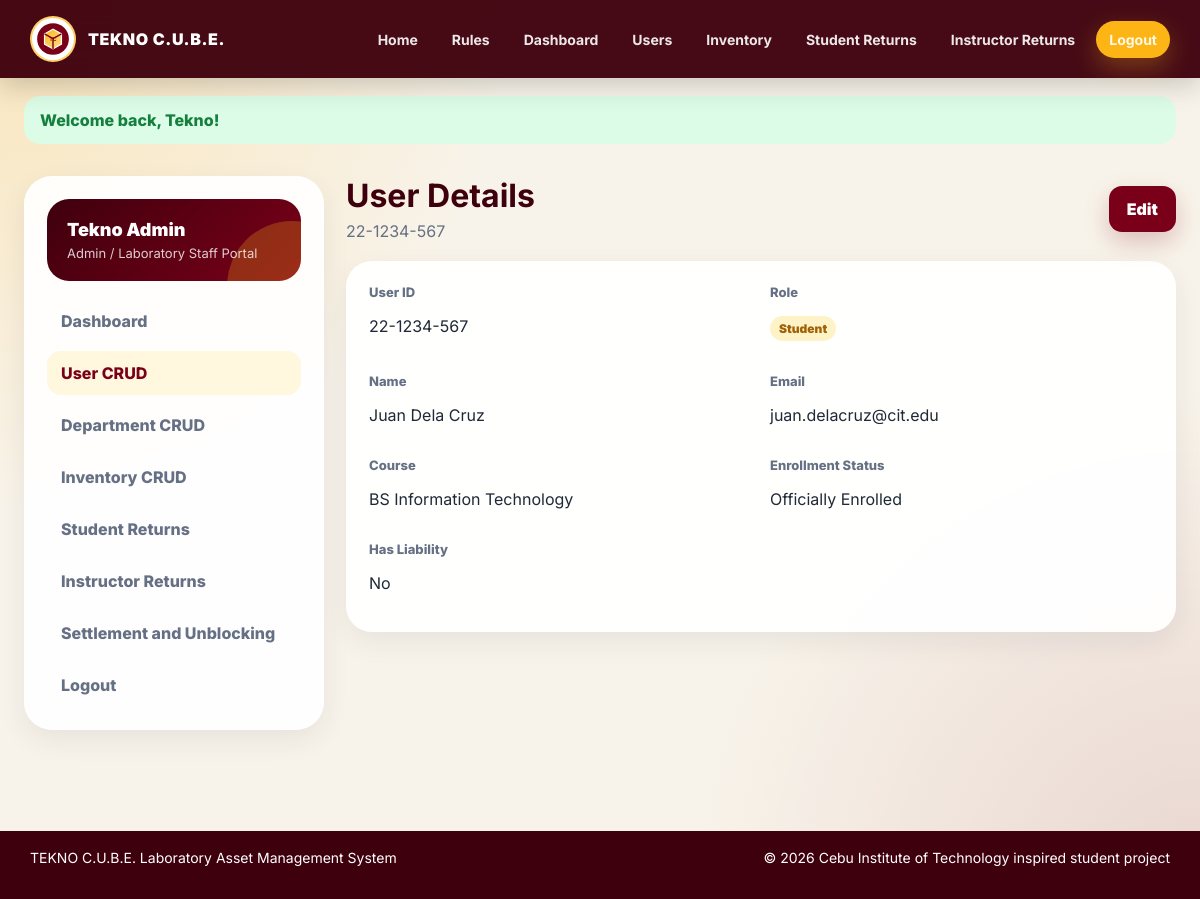
The page /admin/users/view.php?id=22-1234-567 (signed in) on the database its author committed.
### tables this page shows
CREATE TABLE `User` (
    UserID VARCHAR(20) PRIMARY KEY,
    FirstName VARCHAR(50) NOT NULL,
    LastName VARCHAR(50) NOT NULL,
    UserType ENUM('Student','Instructor','Admin') NOT NULL,
    Email VARCHAR(100) NOT NULL UNIQUE,
    PasswordHash VARCHAR(255) NOT NULL,
    CreatedAt TIMESTAMP NOT NULL DEFAULT CURRENT_TIMESTAMP
);

CREATE TABLE Student (
    UserID VARCHAR(20) PRIMARY KEY,
    Course VARCHAR(100) NOT NULL,
    EnrollmentStatus ENUM('Officially Enrolled','Inactive') NOT NULL DEFAULT 'Officially Enrolled',
    HasLiability BOOLEAN NOT NULL DEFAULT FALSE,
    CONSTRAINT fk_student_user FOREIGN KEY (UserID) REFERENCES `User`(UserID) ON DELETE CASCADE ON UPDATE CASCADE
);

### connect.php (called while the page is built, shortened)
<?php
try {
    $connection = new mysqli(DB_HOST, DB_USER, DB_PASS, DB_NAME);
    $connection->set_charset('utf8mb4');
} catch (mysqli_sql_exception $e) {
    die('Database connection failed. Please import database/tekno_cube.sql in phpMyAdmin first. Error: ' . htmlspecialchars($e->getMessage()));
}
function url(string $path = ''): string
{
    return BASE_URL . ltrim($path, '/');
}
function h(?string $value): string
{
    return htmlspecialchars($value ?? '', ENT_QUOTES, 'UTF-8');
}
function current_user(): ?array
{
    global $connection;
    $stmt = $connection->prepare('SELECT UserID, FirstName, LastName, UserType, Email FROM `User` WHERE UserID = ? LIMIT 1');
    $stmt->bind_param('s', $_SESSION['user_id']);
    $stmt->execute();
    $result = $stmt->get_result();
    return $result->fetch_assoc() ?: null;
}
?>

### admin/users/view.php (the view, shortened to what this page needs)
<?php
require_once '../../connect.php';
$active = 'users';
$userId = $_GET['id'] ?? '';
$stmt = $connection->prepare('SELECT * FROM `User` WHERE UserID = ? LIMIT 1');
$stmt->bind_param('s', $userId);
$stmt->execute();
$record = $stmt->get_result()->fetch_assoc();
$extra = null;
if ($record['UserType'] === 'Student') {
    $stmt = $connection->prepare('SELECT * FROM Student WHERE UserID=?'); $stmt->bind_param('s', $userId); $stmt->execute(); $extra = $stmt->get_result()->fetch_assoc();
} elseif ($record['UserType'] === 'Instructor') {
    $stmt = $connection->prepare('SELECT * FROM Instructor WHERE UserID=?'); $stmt->bind_param('s', $userId); $stmt->execute(); $extra = $stmt->get_result()->fetch_assoc();
}
require_once ROOT_PATH . '/includes/header.php';
?>
<div class="layout">
    <?php require ROOT_PATH . '/admin/sidebar.php'; ?>
    <section class="content">
        <div class="page-head"><div><h1>User Details</h1><p><?= h($record['UserID']) ?></p></div><a class="btn btn-primary" href="<?= url('admin/users/edit.php?id=' . urlencode($record['UserID'])) ?>">Edit</a></div>
        <div class="panel">
            <div class="form-grid">
                <div><label>User ID</label><p><?= h($record['UserID']) ?></p></div>
                <div><label>Role</label><p><span class="badge badge-warning"><?= h($record['UserType']) ?></span></p></div>
                <div><label>Name</label><p><?= h($record['FirstName'] . ' ' . $record['LastName']) ?></p></div>
                <div><label>Email</label><p><?= h($record['Email']) ?></p></div>
                <?php if ($record['UserType'] === 'Student' && $extra): ?>
                    <div><label>Course</label><p><?= h($extra['Course']) ?></p></div>
                    <div><label>Enrollment Status</label><p><?= h($extra['EnrollmentStatus']) ?></p></div>
                    <div><label>Has Liability</label><p><?= $extra['HasLiability'] ? 'Yes' : 'No' ?></p></div>
                <?php elseif ($record['UserType'] === 'Instructor' && $extra): ?>
                    <div><label>Department</label><p><?= h(department_name($extra['Department'])) ?></p></div>
                <?php endif; ?>
            </div>
        </div>
    </section>
</div>
<?php require_once ROOT_PATH . '/includes/footer.php'; ?>

### admin/sidebar.php
<?php $active = $active ?? ''; ?>
<aside class="sidebar">
    <?php $user = current_user(); ?>
    <div class="profile-box">
        <div class="name"><?= h(($user['FirstName'] ?? '') . ' ' . ($user['LastName'] ?? '')) ?></div>
        <div class="role">Admin / Laboratory Staff Portal</div>
    </div>
    <nav class="side-links">
        <a class="<?= $active === 'dashboard' ? 'active' : '' ?>" href="<?= url('admin/dashboard.php') ?>">Dashboard</a>
        <a class="<?= $active === 'users' ? 'active' : '' ?>" href="<?= url('admin/users/index.php') ?>">User CRUD</a>
        <a class="<?= $active === 'departments' ? 'active' : '' ?>" href="<?= url('admin/departments/index.php') ?>">Department CRUD</a>
        <a class="<?= $active === 'inventory' ? 'active' : '' ?>" href="<?= url('admin/inventory/index.php') ?>">Inventory CRUD</a>
        <a class="<?= $active === 'returns' ? 'active' : '' ?>" href="<?= url('admin/returns/index.php') ?>">Student Returns</a>
        <a class="<?= $active === 'reservation_returns' ? 'active' : '' ?>" href="<?= url('admin/reservations/index.php') ?>">Instructor Returns</a>
        <a class="<?= $active === 'liabilities' ? 'active' : '' ?>" href="<?= url('admin/liabilities/index.php') ?>">Settlement and Unblocking</a>
        <a href="<?= url('logout.php') ?>">Logout</a>
    </nav>
</aside>

### css/site.css (style rules this page uses)
:root { --maroon: #7A0019; --maroon-dark: #3F000D; --maroon-900: #250007; --gold: #FDB515; --gold-dark: #D99A00; --gold-soft: #FFF7DE; --ink: #1F2937; --muted: #667085; --line: #E6E1D8; --bg: #F8F3EA; --card: #FFFFFF; --success: #15803D; --success-bg: #DCFCE7; --danger: #B91C1C; --danger-bg: #FEE2E2; --warning: #A16207; --warning-bg: #FEF3C7; --info: #1D4ED8; --info-bg: #DBEAFE; --shadow: 0 18px 45px rgba(74, 0, 16, .12); --soft-shadow: 0 10px 28px rgba(17, 24, 39, .07); }
* { box-sizing: border-box; }
html { scroll-behavior: smooth; }
body { margin: 0; font-family: 'Inter', 'Segoe UI', sans-serif; color: var(--ink); background: radial-gradient(circle at top left, rgba(253,181,21,.22), transparent 34%), radial-gradient(circle at bottom right, rgba(122,0,25,.12), transparent 34%), var(--bg); min-height: 100vh; }
a { color: inherit; text-decoration: none; }
.btn { display: inline-flex; align-items: center; justify-content: center; gap: 8px; border: 0; border-radius: 13px; padding: 13px 18px; font-weight: 900; cursor: pointer; transition: transform .15s ease, box-shadow .15s ease, opacity .15s ease; white-space: nowrap; }
.btn-primary { background: var(--maroon); color: #fff; box-shadow: 0 10px 24px rgba(122,0,25,.22); }
.layout { width: min(1460px, 96vw); margin: 32px auto 48px; display: grid; grid-template-columns: 300px 1fr; gap: 22px; }
.sidebar { background: rgba(255,255,255,.92); border: 1px solid rgba(255,255,255,.8); border-radius: 28px; padding: 22px; box-shadow: var(--soft-shadow); position: sticky; top: 100px; height: fit-content; }
.profile-box { background: linear-gradient(135deg, var(--maroon-dark), var(--maroon)); color: #fff; border-radius: 22px; padding: 20px; margin-bottom: 18px; overflow: hidden; position: relative; }
.profile-box::after { content: ''; position: absolute; width: 130px; height: 130px; border-radius: 50%; background: rgba(253,181,21,.25); right: -56px; bottom: -70px; }
.profile-box .name { font-size: 18px; font-weight: 900; position: relative; z-index: 1; }
.profile-box .role { color: rgba(255,255,255,.8); font-size: 13px; margin-top: 5px; position: relative; z-index: 1; }
.side-links { display: grid; gap: 8px; }
.side-links a { padding: 12px 14px; border-radius: 14px; color: var(--muted); font-weight: 800; }
.side-links a:hover, .side-links a.active { background: var(--gold-soft); color: var(--maroon); }
.content { min-width: 0; }
.page-head { display: flex; justify-content: space-between; align-items: center; gap: 18px; margin-bottom: 20px; }
.page-head h1 { font-size: 32px; margin: 0; color: var(--maroon-dark); }
.page-head p { margin: 6px 0 0; color: var(--muted); }
.panel { background: rgba(255,255,255,.94); border: 1px solid rgba(255,255,255,.85); border-radius: 26px; box-shadow: var(--soft-shadow); padding: 22px; }
.badge { display: inline-flex; align-items: center; padding: 5px 9px; border-radius: 999px; font-size: 12px; font-weight: 900; }
.badge-warning { background: var(--warning-bg); color: var(--warning); }
.form-grid { display: grid; grid-template-columns: repeat(2, minmax(0, 1fr)); gap: 16px 18px; }
label { display: block; color: var(--muted); font-size: 13px; font-weight: 800; margin-bottom: 7px; }

### rows shown on the page
user: FirstName+LastName "Tekno Admin"
user: UserID "22-1234-567", UserType "Student", FirstName+LastName "Juan Dela Cruz", Email "juan.delacruz@cit.edu"
student: Course "BS Information Technology", EnrollmentStatus "Officially Enrolled"

### other values the page prints
$flash['message'] "Welcome back, Tekno!"
